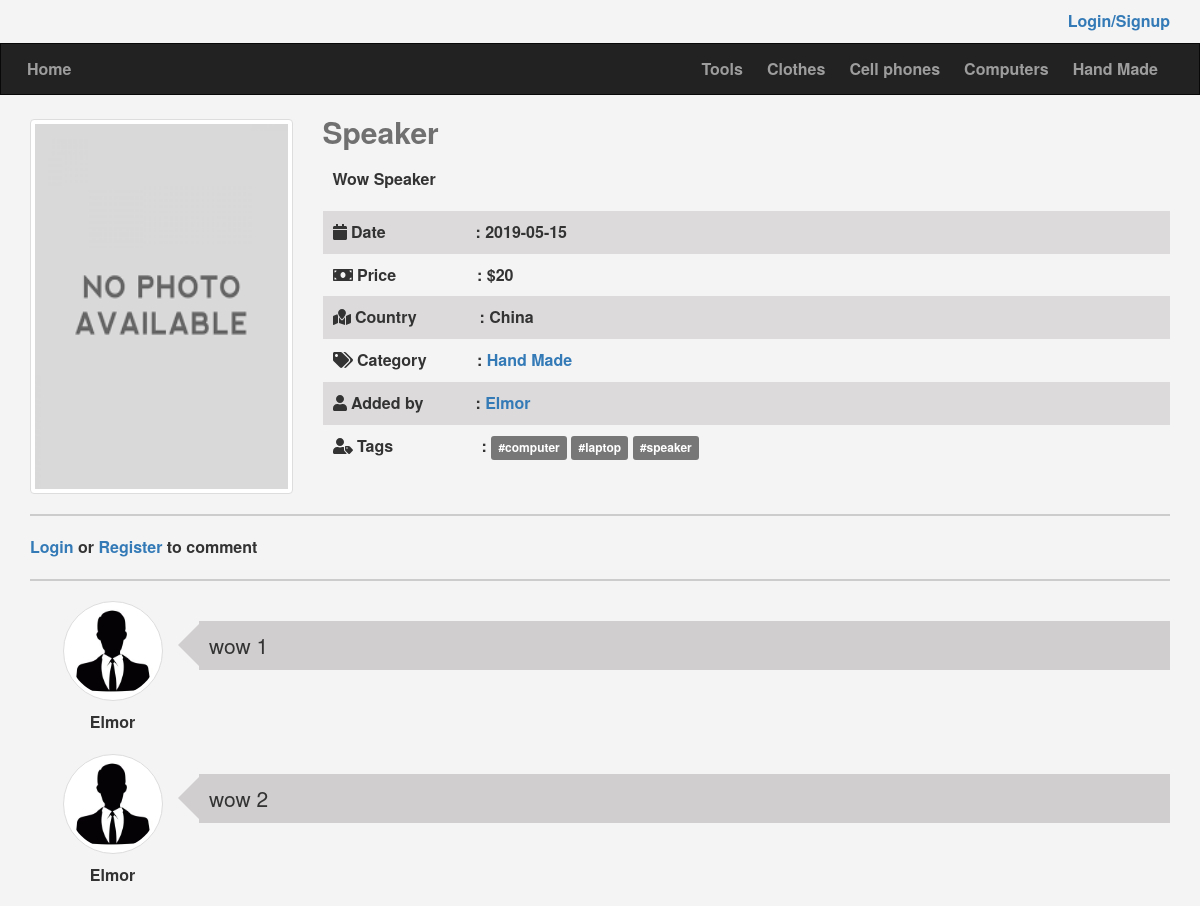
Screenshot of /items.php?itemID=13 with the database file from the repository.
### tables this page shows
CREATE TABLE `categories` (
  `categoryID` int(11) NOT NULL,
  `categoryName` varchar(255) NOT NULL,
  `parent` int(11) NOT NULL,
  `description` text NOT NULL,
  `ordering` int(11) DEFAULT NULL,
  `visibility` tinyint(4) NOT NULL DEFAULT 0,
  `allowComment` tinyint(4) NOT NULL DEFAULT 0,
  `allowAds` tinyint(4) NOT NULL DEFAULT 0
);

CREATE TABLE `items` (
  `itemID` int(11) NOT NULL,
  `itemName` varchar(255) NOT NULL,
  `description` text NOT NULL,
  `price` float NOT NULL,
  `country` varchar(255) NOT NULL,
  `image` varchar(255) NOT NULL,
  `status` varchar(255) NOT NULL,
  `date` date NOT NULL,
  `rating` int(11) NOT NULL,
  `approve` int(11) NOT NULL DEFAULT 0,
  `userID` int(11) NOT NULL,
  `categoryID` int(11) NOT NULL,
  `tags` varchar(255) NOT NULL
);

CREATE TABLE `users` (
  `userID` int(11) NOT NULL COMMENT 'to identify the user',
  `userName` varchar(255) NOT NULL COMMENT 'user name to login',
  `password` varchar(255) NOT NULL,
  `email` varchar(255) NOT NULL,
  `fullName` varchar(255) NOT NULL,
  `groupID` int(11) NOT NULL DEFAULT 0 COMMENT 'if 0 then he is a user if 1 he is an admin',
  `trustStatus` int(11) NOT NULL DEFAULT 0 COMMENT 'seller rank if 0 he is a normal seller',
  `regStatus` int(11) NOT NULL DEFAULT 0 COMMENT 'user approval(Don''t accept if 0)',
  `date` datetime NOT NULL,
  `userImage` varchar(255) NOT NULL
);

CREATE TABLE `comments` (
  `commentID` int(11) NOT NULL,
  `content` text NOT NULL,
  `status` int(11) NOT NULL DEFAULT 0,
  `date` date NOT NULL,
  `userID` int(11) NOT NULL,
  `itemID` int(11) NOT NULL
);

### init.php (called while the page is built, shortened)
<?php
    require 'admin/connectDB.php';
   $temps = 'includes/templates/';
   $css = 'layout/css/';
   $lang = 'includes/languages/';
   $funcs = 'includes/functions/';
    require $funcs.'functions.php';
    require $lang.'english.php';
    require $temps.'header.php';

### includes/languages/english.php (called while the page is built)
<?php
    function lang($phrase)
    {
       static $lang = array
        (
             'home'        => 'Home',
             'categories'  => 'Categories',
             'items'       => 'Items',
             'members'     => 'Members',
             'comments'    => 'Comments',
             'statistics'  => 'Statistics',
             'logs'        => 'Logs',
             'adminName'   => 'Nader',
             'editProfile' => 'Edit Profile',
             'settings'    => 'Settings',
             'logout'      => 'Log Out'
        );
       return $lang[$phrase];
    }

### includes/functions/functions.php (called while the page is built, shortened)
<?php
    function  getAllFrom($column,$table,$where = null,$orderbyColumn,$orderASCorDESC = 'DESC')
    {
        global $con;
        $getAll = $con->prepare("SELECT $column from $table  $where order by $orderbyColumn $orderASCorDESC ");
        $getAll->execute();
        $all = $getAll->fetchAll();
        return $all;
    }

### items.php (the view, shortened to what this page needs)
<?php
require 'init.php';
    $itemID = isset($_GET['itemID']) && is_numeric($_GET['itemID']) ? intval($_GET['itemID']) : 0;
    $stmt = $con->prepare("select
                                            items.*,categories.categoryName,users.userName
                                    from
                                            items
                                    inner join
                                            categories
                                    ON
                                            categories.categoryID = items.categoryID
                                    inner join
                                            users
                                    ON
                                            users.userID = items.userID
                                    where
                                            itemID = ?
                                    AND approve = 1");
    $stmt->execute(array($itemID));
    $count = $stmt->rowCount();
    if($count > 0)
    {
        $item = $stmt->fetch();
        ?>
        <div class="container">
            <div class="row">
                <div class="col-md-3 "> <?php
                    if(empty($item['image'])) {
                    echo '<img class=" img-responsive img-thumbnail center-block item-img" src="admin/uploads/itemsphotos/defaultItem.png"/>';
                    } else {
                    echo '<img class=" img-responsive img-thumbnail center-block item-img" src="admin/uploads/itemsphotos/'.$item['image'].'"/>';
                    } ?>
                </div>
                <div class="col-md-9 item-info">
                    <h2><?php   echo $item['itemName'] ?> </h2>
                    <p><?php    echo $item['description'] ?></p>
                    <ul class="list-unstyled">
                       <li>
                           <i class="fas fa fa-calendar"></i>
                           <span> Date  </span>   : <?php echo $item['date'] ?>
                       </li>
                       <li>
                           <i class="fas fa fa-money-bill"></i>
                           <span> Price  </span>: $<?php    echo $item['price'] ?>
                       </li>
                       <li>
                           <i class="fas fa fa-map-marked"></i>
                           <span> Country  </span> : <?php    echo $item['country'] ?>
                       </li>
                        <li>
                            <i class="fas fa fa-tags"></i>
                            <span> Category  </span>:<a href="#" target="_blank">   <?php    echo $item['categoryName'] ?></a>
                        </li>
                        <li>
                            <i class="fas fa fa-user"></i>
                            <span> Added by  </span>  :<a href="#" target="_blank">  <?php    echo $item['userName'] ?></a>
                        </li>
                        <li>
                            <i class="fas fa fa-user-tag"></i>
                            <span> Tags  </span>  :
                                <?php
                                      $tags = explode(",",$item['tags']);
                                foreach ($tags as $tag)
                                {
                                    $tag = str_replace(' ','',$tag);
                                    $tag = strtolower($tag);
                                    echo "<a class='label label-default' href='tags.php?tagName={$tag}'>#".$tag ."</a>    ";
                                }
                                ?>
                        </li>
                    </ul>
                </div>
            </div>
            <hr class="custom-hr"/>
            <?php if(isset($_SESSION['userSession'])) { ?>
            <div class="row">
                 <div class="col-md-offset-3">
                     <div class="items-comment"
                         <h3>Add comment</h3>
                         <form action="<?php echo $_SERVER['PHP_SELF'].'?itemID='.$item['itemID']?>" method="POST">
                             <textarea name="comment" required="required"></textarea>
                             <input class="btn btn-primary" type="submit" value="Comment"/>
                         </form>
                     <?php
                        if ($_SERVER['REQUEST_METHOD'] == 'POST')
                        {
                            $comment = filter_var($_POST['comment'],FILTER_SANITIZE_STRING);
                            $userID  = $_SESSION['userIDSession'];
                            $itemID  = $item['itemID'];
                            if(!empty($comment))
                            {
                                $stmt = $con->prepare("insert into comments(content,status,userID,itemID,date)
                                                                              values(:zcontent,0,:zuserID,:zitemID,NOw()) ");
                                  $stmt->execute(
                                     array(
                                             'zcontent' => $comment,
                                             'zuserID' => $userID,
                                             'zitemID' => $itemID
                                     ));
                            }
                        }
                     ?>
                     </div>
                 </div>
             </div>
    <?php }else
            {
                echo '<a href="login.php">Login</a> or <a href="login.php">Register</a> to comment ';
            } ?>
        <hr class="custom-hr"/>
        <?php
        $stmt = $con->prepare("SELECT
                                                               comments.*,users.userName
                                                    from
                                                                comments
                                                    inner join
                                                                users
                                                            ON  comments.userID = users.userID
                                                          where
                                                                itemId = ?
                                                     ");
        $stmt->execute(array($itemID));
        $comments = $stmt->fetchAll();
        ?>
        <?php
        foreach ($comments as $comment)
        {
            echo '<div class="comment-box">';
            echo '<div class="row">';
            echo '<div class="col-md-2 text-center"><img class="img-responsive img-thumbnail img-circle" src="img.jpg" />
'
                .$comment['userName'].
                '</div>';
            echo '<div class="col-md-10"><p class="lead">'.$comment['content'].'</p></div>';
            echo '</div>';
            echo '</div>';
        }
        ?>
        </div>
        <?php
    }else
    {
        echo '<div class="container"><div class="text-center alert alert-danger">There is no <b>'.$itemID. '</b> ID in our system or the item is not approved yet</div></div>';
    }
require $temps.'footer.php';
?>

### includes/templates/header.php (shortened to what this page needs)
<!DOCTYPE html>
<html>
<head>
    <link rel="stylesheet" href="<?php echo $css?>bootstrap.min.css"/>
    <link rel="stylesheet" href="<?php echo $css?>all.min.css"/>
    <link rel="stylesheet" href="<?php echo $css?>frontend.css"/>
</head>
<body>
<div class="upper-bar">
    <div class="container">
        <?php
        if(isset($_SESSION['userSession']))
        {
            $stmt = $con->prepare("select * from users where userID = ?");
            $stmt->execute(array($_SESSION['userIDSession']));
            $getuserData = $stmt->fetch();
            if(empty($getuserData['userImage'])) {
                echo '<img src="admin/uploads/usersphotos/defaultuser.jpg" class="img-circle myimg"/>';
            } else {
                echo '<img src="admin/uploads/usersphotos/'.$getuserData['userImage'].'" class="img-circle myimg"/>';
            }
            ?>
            <div class="btn-group my-info">
                        <span class="btn  dropdown-toggle" data-toggle="dropdown">
                            <?php echo $_SESSION['userSession']?>
                            <span class="caret"></span>
                        </span>
                <ul class="dropdown-menu">
                    <li><a href="profile.php">My profile</a></li>
                    <li><a href="newad.php">New AD</a></li>
                    <li><a href="profile.php#myads">My ADS</a></li>
                    <li><a href="logout.php">Log out</a></li>
                </ul>
            </div>
            <?php
        }
        else
        {
            ?>
            <a href="login.php">
                <span class="pull-right">Login/Signup</span>
            </a>
        <?php } ?>
    </div>
</div>
<nav class="navbar navbar-inverse">
    <div class="container">
        <div class="navbar-header">
            <a class="navbar-brand" href="index.php"><?php echo lang('home')?></a>
        </div>
        <div class="collapse navbar-collapse" id="app-nav">
            <div class="nav navbar-nav navbar-right">
                <?php
                $categories = getAllFrom('*','categories','where parent = 0','categoryID');
                foreach ($categories as $category)
                {
                    echo '<li><a href="categories.php?pageID='. $category['categoryID'].'">'.$category['categoryName'].'</a></li>';
                }
                ?>
            </div>
        </div>
    </div>
</nav>
</body>

### layout/css/frontend.css (style rules this page uses)
body { background-color: #f4f4f4; font-size: 16px; font-weight: bolder; }
h2 { color: #707070; font-weight: bold; }
.navbar { border-radius: 0; margin-bottom: 0; }
.nav > li > a, .navbar-brand { padding: 15px 12px; }
.navbar-brand { font-size: 1em; }
.upper-bar { padding: 10px; }
.item-img { height: 375px; width: 265px; margin-top: 24px; }
.item-info p { padding: 10px; }
.item-info ul li { padding: 10px; }
.item-info ul li:nth-child(odd) { background-color: #dcdada; }
.item-info ul span { display: inline-block; width: 120px; }
.comment-box { margin-bottom: 20px; }
.comment-box img { max-width: 100px; display: block; margin: auto; margin-bottom: 10px; }
.comment-box .lead { background-color: #d0cece; position: relative; padding: 10px; margin-top: 20px; margin-left: -26px; }
.comment-box .lead:before { content: ''; width: 0; height: 0; border-width: 22px; border-style: solid; border-color: transparent #d0cece transparent transparent; position: absolute; left: -43px; top: 2px; }
.custom-hr { border-top: 2px solid #CCC; }

### rows the page displays
categories: categoryName "Tools"
categories: categoryName "Clothes"
categories: categoryName "Cell phones"
categories: categoryName "Computers"
categories: categoryName "Hand Made"
items: itemName "Speaker", description "Wow Speaker", date "2019-05-15", price "20", country "China", categoryID.categoryName "Hand Made", userID.userName "Elmor", tags "computer", tags "laptop", tags "speaker"
comments: userID.userName "Elmor", content "wow 1"
comments: userID.userName "Elmor", content "wow 2"

### other values shown
lang('home') "Home"
